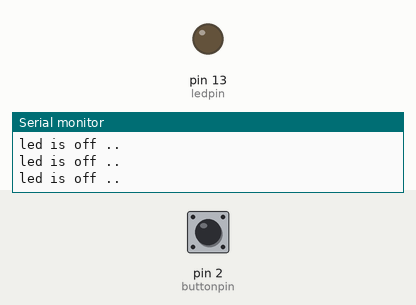
A sketch run on a simulated Arduino Uno, built with avr-gcc and run on an emulated ATmega328P. Shown: output pins drawn as LEDs (lit = HIGH), the last lines printed to the serial monitor. Dashed ring = blinking. The test bench sets the inputs (shaded band); at power-on: pin 2 (buttonpin) LOW.

Above: at 1.2 s.
1.3 s: pin 2 (buttonpin) pulled HIGH for 0.15 s
At 1.38 s:
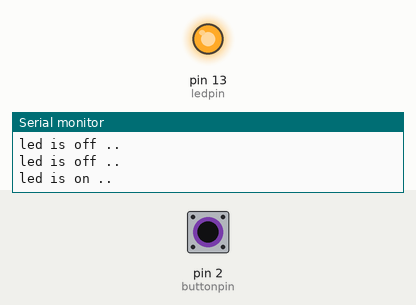
2.9 s: pin 2 (buttonpin) pulled HIGH for 1 s
At 5.4 s:
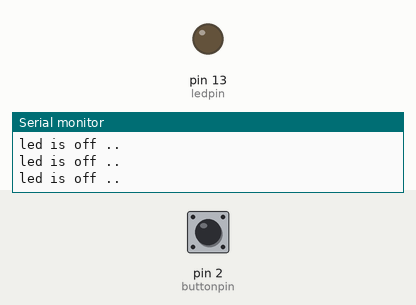
6.9 s: pin 2 (buttonpin) pulsed HIGH 2 times (0.12 s each, 0.3 s apart)
At 6.97 s:
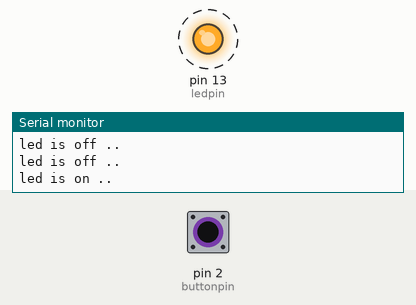
10.5 s: pin 2 (buttonpin) driven HIGH
At 11.4 s:
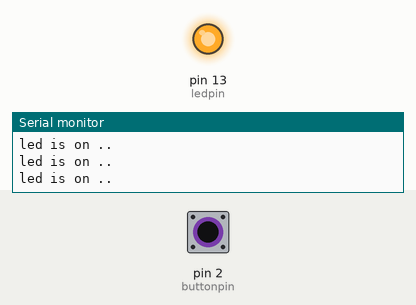
13.5 s: pin 2 (buttonpin) driven LOW
At 14.9 s:
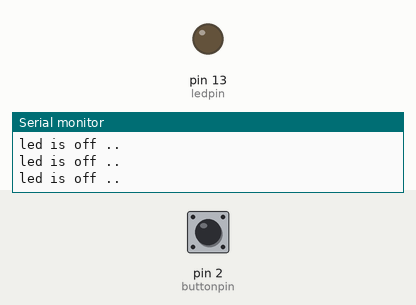
Timing chart, 0 to 16.0 s (numbered marks = the images above; inputs shaded):
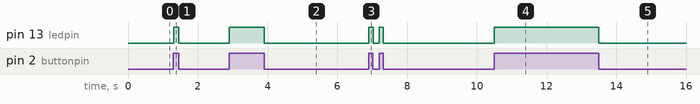

The sketch:

push_led_buzzer.ino
```cpp
int ledpin= 13;
int buttonpin = 2 ;
int buttonstate= 0;
void setup() {
  // put your setup code here, to run once:
  Serial.begin(9600);
  pinMode(buttonpin, INPUT);
  pinMode(ledpin, OUTPUT);


}

void loop() {
  // put your main code here, to run repeatedly:
  buttonstate= digitalRead(buttonpin);

  //Serial.print(buttonstate);
  //delay(400);
  if(buttonstate==HIGH)
    {
    digitalWrite(ledpin, HIGH);
    Serial.println("led is on ..");

    }

    else{
      digitalWrite(ledpin, LOW);
      Serial.println("led is off ..");

      }

      //delay(400);


}
```

Measured:
- after the input at 1.3 s, pin 13 (ledpin): LOW → HIGH at once, → LOW 0.15 s later
- after the input at 2.9 s, pin 13 (ledpin): LOW → HIGH at once, → LOW 1.0 s later
- after the input at 6.9 s, pin 13 (ledpin): alternates HIGH for 0.12 s and LOW for 0.17 s, 4 changes in all, then stays LOW, starting at once
- after the input at 10.5 s, pin 13 (ledpin): LOW → HIGH at once
- after the input at 13.5 s, pin 13 (ledpin): HIGH → LOW at once
